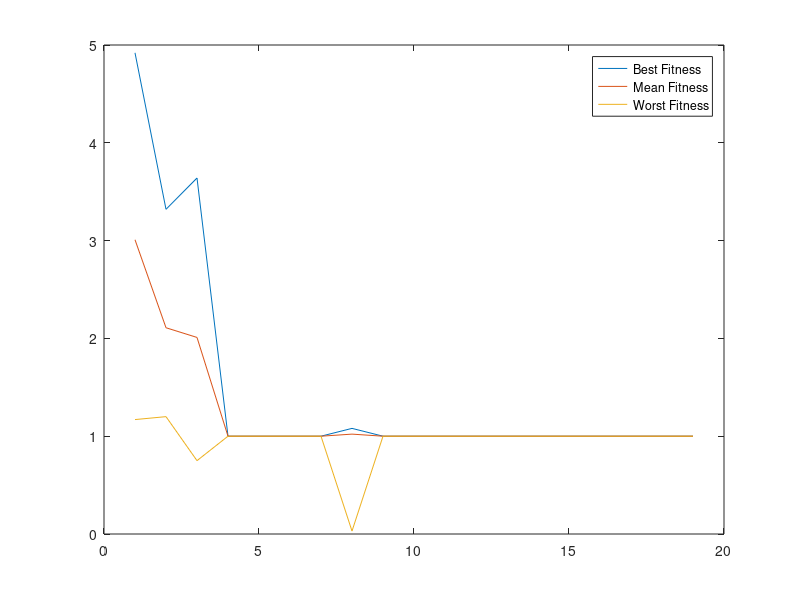

Recreate this plot in MATLAB.
%rand('seed',1234);
    
iteration=20;
optimum=5;
popsize=100;
length=70;
xoverrate=0.95;
mutrate=0.01;

maxfitness=zeros(iteration,1);
minfitness=zeros(iteration,1);
meanfitness=zeros(iteration,1);
offspring=zeros(popsize,length); %temp
matingpool=zeros(popsize,1);
fitness_table=[3,0;5,1];

% initial the population %
pop=round(rand(popsize,length));

t=1;
for t=1:iteration
t;
for i=1:popsize
 a=6;
  for j=1:popsize
    for k=1:6
        a=a+pop(j,k)*2^(k-1);
    end
    next_move(j)=pop(a);
    a=6;
  end
  for j=1:popsize
  % evaluate fitness of P(t) %
        fitness(i,j)=fitness_table(next_move(i)+1,next_move(j)+1);
        pop(i,1)=pop(i,3);
        pop(i,2)=pop(i,4);        
        pop(i,3)=pop(i,5);
        pop(i,4)=pop(i,6); 
        pop(i,5)=next_move(i);
        pop(i,6)=next_move(j);
               
        end
    end

  sum=0; %sum of fitness
  for i =1:popsize
     mean_fitness(i)=mean(fitness(i,:));
     sum=sum+mean_fitness(i);
  end
 mean_fitness;

  % select parants %
      % calculate the cumulative prob %
  cprob=zeros(popsize,1);%cumulative prob
  for i=1:popsize
     if i==1
         cprob(i)=mean_fitness(i)/sum;
     else
         cprob(i)=cprob(i-1)+mean_fitness(i)/sum;
     end
  end

      % roulette wheel %
  %curmem=1;
  %for curmem=1:popsize
  %   i=1;
  %   while cprob(i)<rand
  %       i=i+1;
  %   end
  %       matingpool(curmem)=i;
  %end
  
      % SUS %
  curmem=1;
  i=1;
  r=rand/popsize;
  while curmem<=popsize
      while r<=cprob(i)
          matingpool(curmem)=i;
          r=r+1/popsize;
          curmem=curmem+1;
      end
      i=i+1;    
  end
  
  % crossover operation %
  randsel=randperm(100);
  for i=1:popsize/2
      p1=pop(matingpool(randsel(i)),:);
      p2=pop(matingpool(randsel(i+popsize/2)),:);
      rpoint=round(rand*length);
      if rand<xoverrate
          offspring(randsel(i),1:rpoint)=p1(1:rpoint);
          offspring(randsel(i),rpoint+1:end)=p2(rpoint+1:end);
          offspring(randsel(i+popsize/2),1:rpoint)=p2(1:rpoint);
          offspring(randsel(i+popsize/2),rpoint+1:end)=p1(rpoint+1:end);
      else
          offspring(randsel(i),:)=pop(i,:);
          offspring(randsel(i+popsize/2),:)=pop(i+popsize/2,:);
      end
  end
  
  % mutation operation %
  for i=1:popsize
      for j=1:length
        if rand<mutrate
           offspring(i,j)=~offspring(i,j);
        end
      end
  end
  
  % next %
  pop=offspring;
  t;
  maxfitness(t)=max(mean_fitness);
  minfitness(t)=min(mean_fitness);
  meanfitness(t)=sum/popsize;
  
  if maxfitness(t)==optimum
      break;
  end
  %t=t+1;
end
% plot the line %
x=1:1:t-1;

t-1;
plot(x,maxfitness(1:t-1),x,meanfitness(1:t-1),x,minfitness(1:t-1))
legend('Best Fitness','Mean Fitness','Worst Fitness');

